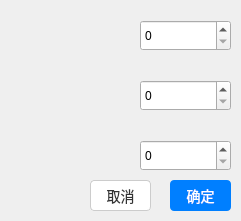
   <widget class="QWidget" name="passengerWidget" native="true">
    <property name="geometry">
     <rect>
      <x>740</x>
      <y>210</y>
      <width>241</width>
      <height>221</height>
     </rect>
    </property>
    <property name="styleSheet">
     <string notr="true">QWidget#passengerWidget{
    border: 1px solid #cccccc;
    border-radius: 4px;
    background-color: white;
}</string>
    </property>
    <widget class="QLabel" name="label_11">
     <property name="geometry">
      <rect>
       <x>10</x>
       <y>10</y>
       <width>91</width>
       <height>41</height>
      </rect>
     </property>
     <property name="text">
      <string/>
     </property>
     <property name="pixmap">
      <pixmap resource="new_resources.qrc">:/newimages/newimages/1.png</pixmap>
     </property>
     <property name="scaledContents">
      <bool>true</bool>
     </property>
    </widget>
    <widget class="QLabel" name="label_12">
     <property name="geometry">
      <rect>
       <x>10</x>
       <y>70</y>
       <width>91</width>
       <height>41</height>
      </rect>
     </property>
     <property name="text">
      <string/>
     </property>
     <property name="pixmap">
      <pixmap resource="new_resources.qrc">:/newimages/newimages/3.png</pixmap>
     </property>
     <property name="scaledContents">
      <bool>true</bool>
     </property>
    </widget>
    <widget class="QLabel" name="label_13">
     <property name="geometry">
      <rect>
       <x>10</x>
       <y>130</y>
       <width>91</width>
       <height>41</height>
      </rect>
     </property>
     <property name="text">
      <string/>
     </property>
     <property name="pixmap">
      <pixmap resource="new_resources.qrc">:/newimages/newimages/2.png</pixmap>
     </property>
     <property name="scaledContents">
      <bool>true</bool>
     </property>
    </widget>
    <widget class="QSpinBox" name="spinBox">
     <property name="geometry">
      <rect>
       <x>140</x>
       <y>20</y>
       <width>91</width>
       <height>31</height>
      </rect>
     </property>
    </widget>
    <widget class="QSpinBox" name="spinBox_2">
     <property name="geometry">
      <rect>
       <x>140</x>
       <y>80</y>
       <width>91</width>
       <height>31</height>
      </rect>
     </property>
    </widget>
    <widget class="QSpinBox" name="spinBox_3">
     <property name="geometry">
      <rect>
       <x>140</x>
       <y>140</y>
       <width>91</width>
       <height>31</height>
      </rect>
     </property>
    </widget>
    <widget class="QPushButton" name="pushButton">
     <property name="geometry">
      <rect>
       <x>170</x>
       <y>180</y>
       <width>61</width>
       <height>31</height>
      </rect>
     </property>
     <property name="styleSheet">
      <string notr="true">QPushButton {
    /* 蓝色背景 */
    background-color: #007fff;
    /* 无边框（或蓝色边框） */
    border: none;
    /* 轻微圆角（与取消按钮一致） */
    border-radius: 4px;
    /* 文字颜色（白色） */
    color: white;
    /* 内边距（与取消按钮保持一致，大小统一） */
    padding: 6px 16px;
    /* 字体大小（与取消按钮一致） */
    font-size: 14px;
}

/* 鼠标悬浮效果（可选） */
QPushButton:hover {
    background-color: #0066cc; /* 蓝色加深 */
}</string>
     </property>
     <property name="text">
      <string>确定</string>
     </property>
    </widget>
    <widget class="QPushButton" name="pushButton_2">
     <property name="geometry">
      <rect>
       <x>90</x>
       <y>180</y>
       <width>61</width>
       <height>31</height>
      </rect>
     </property>
     <property name="styleSheet">
      <string notr="true">QPushButton {
    /* 白色背景 */
    background-color: white;
    /* 灰色边框 */
    border: 1px solid #cccccc;
    /* 轻微圆角（可选，图中略圆） */
    border-radius: 4px;
    /* 文字颜色（黑色） */
    color: #333333;
    /* 内边距（按钮大小适中） */
    padding: 6px 16px;
    /* 字体大小（按需调整） */
    font-size: 14px;
}

/* 鼠标悬浮效果（可选） */
QPushButton:hover {
    border-color: #999999; /* 边框加深 */
}</string>
     </property>
     <property name="text">
      <string>取消</string>
     </property>
    </widget>
   </widget>
